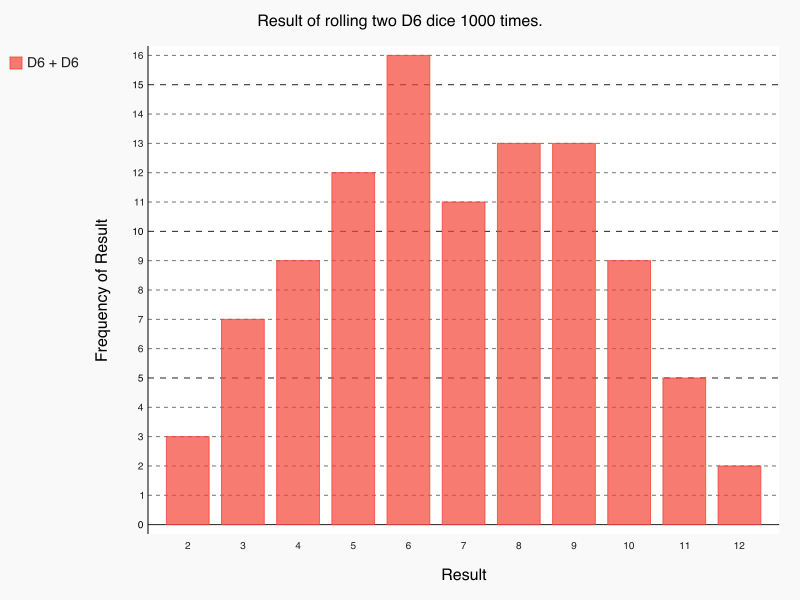

Recreate this plot in Python.
#!/usr/bin/env python
# -*- coding: utf-8 -*-

from die import Die
import pygal

# Create a die.
num_sides = 6
die_1 = Die(num_sides)
die_2 = Die(num_sides)

# Make some rolls, and store results in a lsit.
results = []
roll_nums = 100
for roll_num in range(roll_nums):
    result = die_1.roll() + die_2.roll()
    results.append(result)

# Analyze the results.
frequencies = []
max_result = die_1.num_sides + die_2.num_sides
for value in range(2, max_result + 1):
    frequency = results.count(value)
    frequencies.append(frequency)

# Visualize the results.
hist = pygal.Bar()
hist.title = "Result of rolling two D6 dice 1000 times."
hist.x_labels = ['2', '3', '4', '5', '6', '7', '8', '9', '10', '11', '12']
hist.x_title = "Result"
hist.y_title = "Frequency of Result"
hist.add('D6 + D6', frequencies)
hist.render_to_file('dice_visual.svg')
hist.render_to_png('dice_visual.png')
